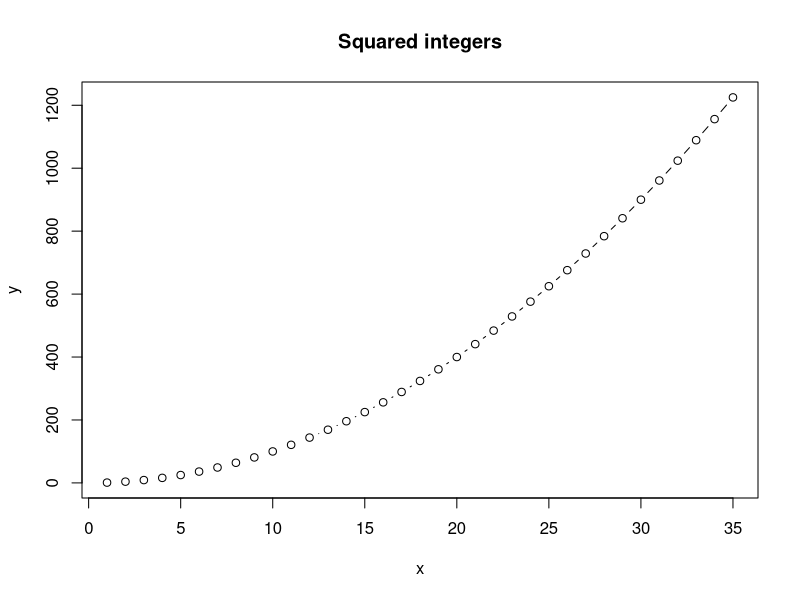
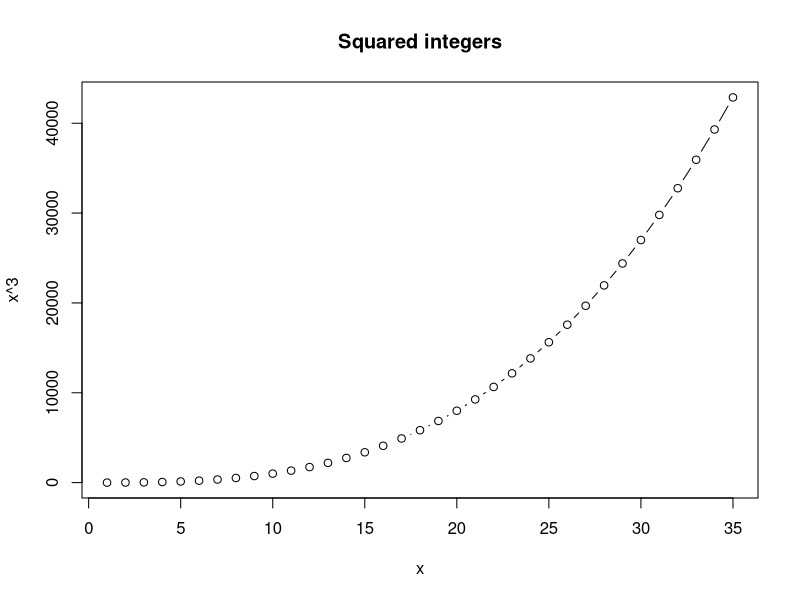

R code for these plots, in order:
## This is a R script 
## Run this code to make a plot of x and x^2 for the integers from 1 to 10

x <- 1:35
y <- x^2


plot(x,y, type = "b", main = "Squared integers")

plot(x,x^3, type = "b", main = "Squared integers")